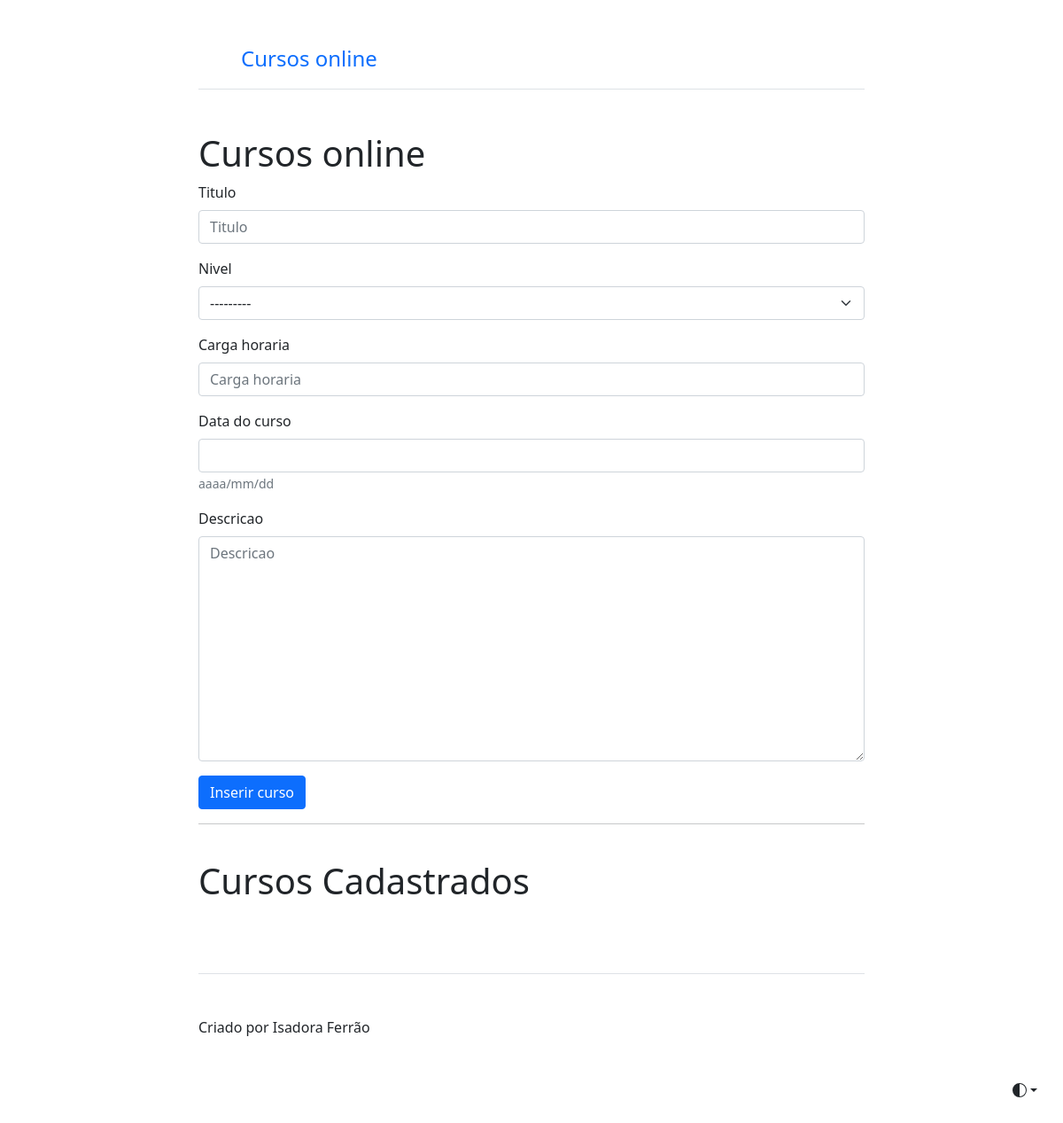
The app's page /curso/criar_curso/, older data.
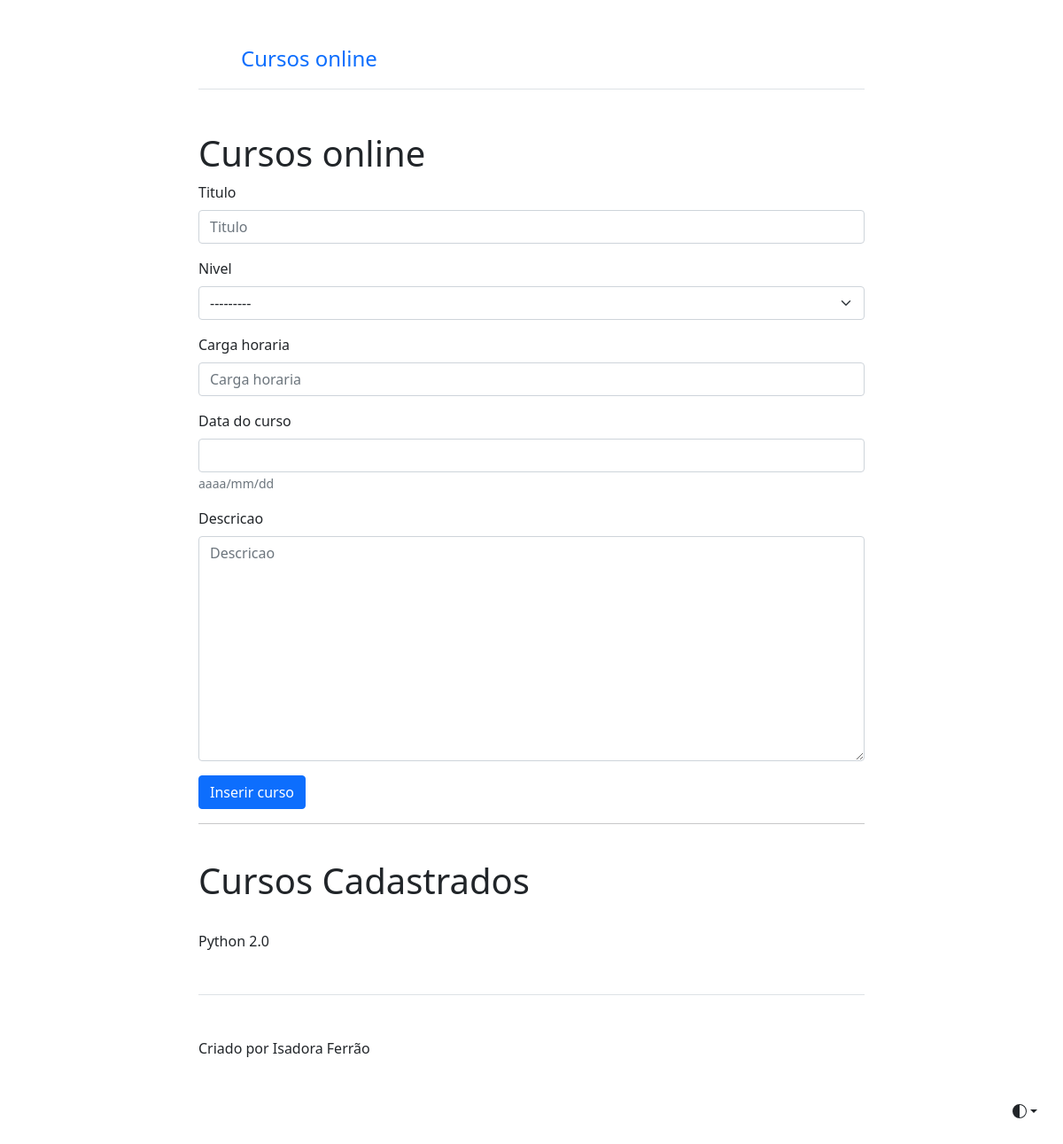
The same page, newer data.
### cursos/models.py (models this page shows, shortened)
class Curso(models.Model):
    niveis_de_curso = (
        ('Iniciante', 'Iniciante'),
        ('Intermediário', 'Intermediário'),
        ('avançado', 'avançado')
    )
    titulo= models.CharField(max_length=50)
    nivel= models.CharField(max_length=50, choices= niveis_de_curso)
    carga_horaria= models.IntegerField()
    data_do_curso= models.DateField(help_text='aaaa/mm/dd')
    descricao= models.TextField()
    class Meta:
        verbose_name = 'Cadastro de Curso'
        verbose_name_plural = 'Cadastros de Curso'
        ordering = ['-data_do_curso']

### cursos/views.py (the view)
# urls.py: path('criar_curso/', criar_curso, name='criar_curso')
@cache_page(30)
def criar_curso(request):
    cursos = Curso.objects.all()
    form = CursoForm(request.POST or None)
    sucesso = False
    if form.is_valid():
        form.save()
        sucesso = True
    contexto = {
        'form': form,
        'sucesso': sucesso,
        'cursos': cursos
    }
    return render(request, 'criar_curso.html', contexto)

### cursos/forms.py (shortened to what this page needs)
class CursoForm(forms.ModelForm):
    class Meta:
        model = Curso
        fields = ['titulo', 'nivel', 'carga_horaria', 'data_do_curso', 'descricao']

### cursos/templates/criar_curso.html (shortened to what this page needs)
{% extends "inicio.html" %}
{% load bootstrap5 %}
{% block principal %}
  <h1 class="text-body-emphasis">Cursos online</h1>
  {% if sucesso %}
  <p class="alert alert-success">Curso cadastrado com sucesso! </p>
  {% else %}
  <form action="" method="POST" id="form">
    {% bootstrap_form form %}
    <button type="submit" class="btn btn-primary btn-block">Inserir curso</button>
  </form>
  <hr>
  <br>
  <h1>Cursos Cadastrados</h1><br>
  {% for item in cursos %}
    <p>{{item.titulo}}</p>
  {% endfor%}
  {% endif %}
{% endblock %}

Row changes from the older to the newer data that the page shows:
added Curso: titulo "Python 2.0"
